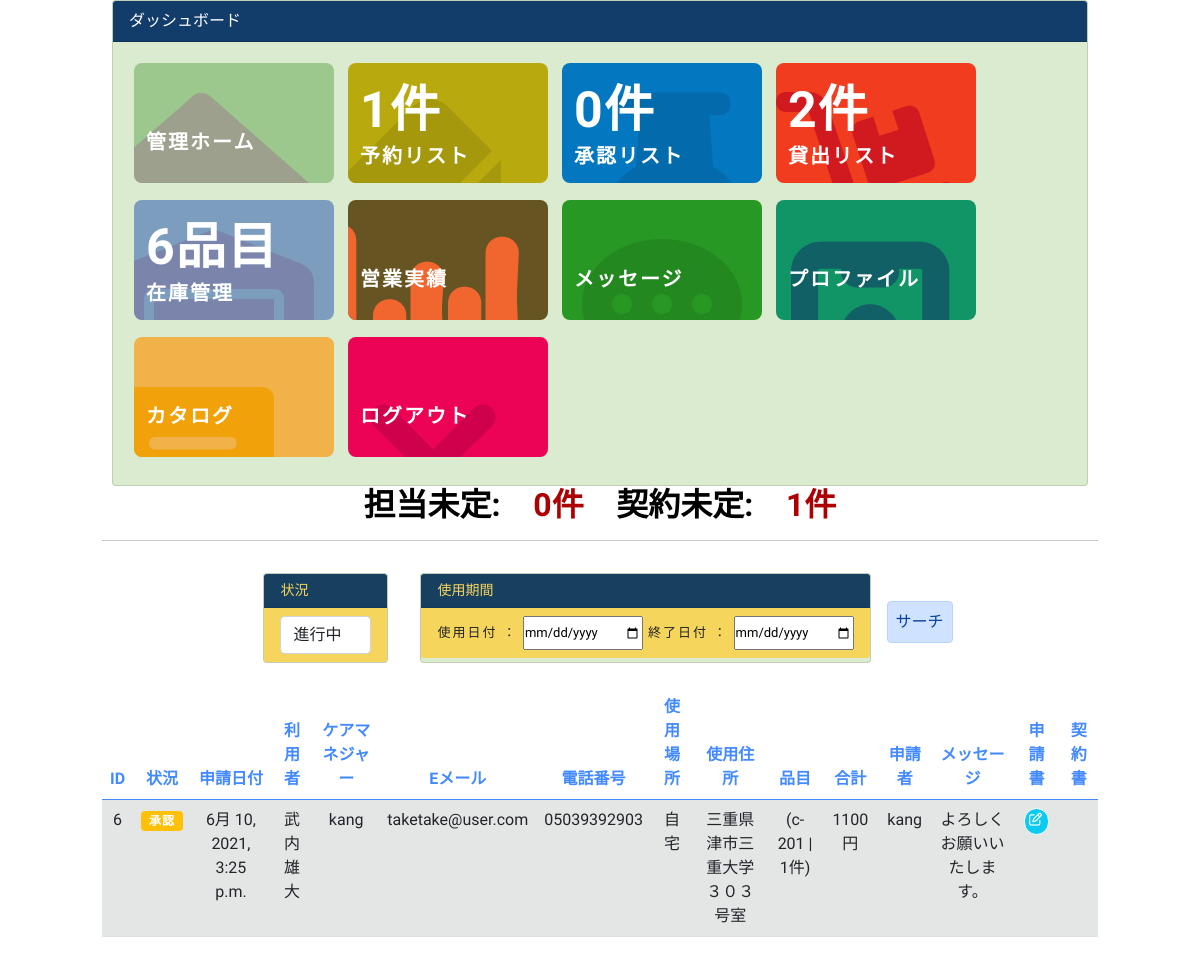
/dashboard/permission/, run on an earlier commit of the app's database.
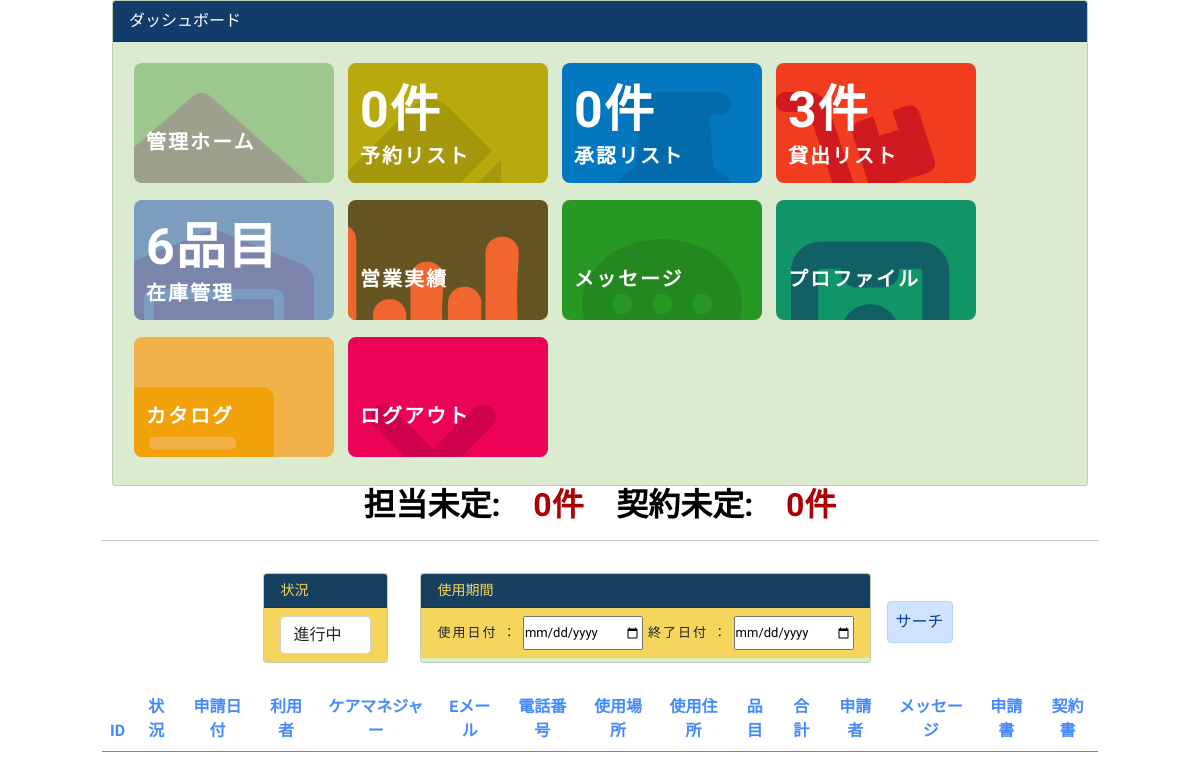
And on a later commit of the database.
### dashboard/models.py (models this page shows, shortened)
class Permission(models.Model):
    user = models.ForeignKey(User, on_delete=models.CASCADE)
    date = models.DateTimeField(auto_now=True)
    order= models.ForeignKey(OrderModel, on_delete=models.CASCADE, blank=True, null=True)
    message = models.CharField(max_length=100, blank=True, null=True)
    result = models.IntegerField(default=3)
    image = models.ImageField(upload_to='contract_images/', blank=True, null=True)
    start_date = models.DateField(blank=True, null=True)
    end_date = models.DateField(blank=True, null=True)

### customer/models.py (models this page shows, shortened)
class OrderModel(models.Model):
    user = models.ForeignKey(User, on_delete=models.CASCADE)
    created_on = models.DateTimeField(auto_now_add=True)
    items = models.ManyToManyField(
        'OrderItem')
    license = models.CharField(max_length=100, blank=True)
    name = models.CharField(max_length=50, blank=True)
    email = models.CharField(max_length=50, blank=True)
    facility = models.CharField(max_length=50, blank=True)
    phone = models.CharField(max_length=50, blank=True)
    price = models.IntegerField(blank=True, null=True)
    status = models.IntegerField(default=2)
    description = models.CharField(max_length=100, blank=True)
    permitter = models.ForeignKey(User, related_name='permitter', on_delete=models.CASCADE, blank=True, null=True)
    permit_day = models.DateTimeField(blank=True, null=True)
    handler = models.ForeignKey(User, related_name="handler", on_delete=models.CASCADE, blank=True, null=True)
    location_selecter = models.IntegerField(blank=True)
    limit = models.IntegerField(default=0)
    start_date = models.DateTimeField()
    end_date = models.DateTimeField()

class OrderItem(models.Model):
    user = models.ForeignKey(User, on_delete=models.CASCADE)
    items = models.ForeignKey(
        'MenuItem', on_delete=models.CASCADE, blank=True, null=True)
    quantity = models.IntegerField(default=1)
    ordered = models.BooleanField(default=False)
    def __str__(self):
        return f'{self.items} | {self.quantity}件'

class MenuItem(models.Model):
    name = models.CharField(max_length=100)
    description = models.TextField()
    image = models.ImageField(upload_to='menu_images/', blank=True)
    price = models.IntegerField()
    category = models.ForeignKey('Category', on_delete=models.CASCADE)
    quantity = models.IntegerField(default=0)
    video_url = models.CharField(max_length=100, blank=True)
    def __str__(self):
        return self.name

### dashboard/views.py (the view)
# urls.py: path('permission/', permission, name='permission'),
def permission(request):
    result = request.GET.get('result')
    fromdate = request.GET.get('fromdate')
    todate = request.GET.get('todate')
    unpermission = Permission.objects.filter(result=0) | Permission.objects.filter(result=3)
    if result != '' and result is not None:
        unpermission = Permission.objects.filter(result=result)
    if fromdate != '' and fromdate is not None and todate != ' ' and todate is not None:
        unpermission = Permission.objects.filter(start_date__gte=fromdate).filter(end_date__lte=todate)
    uncharged = Permission.objects.filter(result=3)
    uncontract = Permission.objects.filter(result=0)
    form1 = ImageForm()
    order_count = OrderModel.objects.filter(status=2).count()
    uncharged_count = Permission.objects.filter(result=3).count()
    rent_count = Permission.objects.filter(result=1).count()
    item_count = MenuItem.objects.all().count()
    context ={
        'uncharged': len(uncharged),
        'uncontract': len(uncontract),
        'unpermission':unpermission,
        'form1':form1,
        'order_count': order_count,
        'uncharged_count': uncharged_count,
        'rent_count':rent_count,
        'item_count':item_count,
    }
    return render(request, 'dashboard/permission.html', context)

### dashboard/forms.py
class ImageForm(forms.ModelForm):
    class Meta:
        model = Permission
        fields = ['image',]
    def __init__(self, *args, **kwargs):
        super(ImageForm, self).__init__(*args, **kwargs)
        self.fields['image'].label = "《契約書》"

### dashboard/templatetags/auth_extras.py (called while the page is built)
@register.filter(name="has_group")
def has_group(user, group_name):
    group = Group.objects.get(name=group_name)
    return True if group in user.groups.all() else False

### dashboard/templates/dashboard/permission.html (shortened to what this page needs)
{% extends 'dashboard/base.html' %}
{% load auth_extras %}
{% load crispy_forms_tags %}
{% block content %}
{% include 'dashboard/top.html' %}
<div class="row justify-content-center">
    <div class="col-lg-10">
        <div class="d-flex justify-content-center">
            <h2>
                担当未定:&emsp;
                <h2 style="color:#ad0003;">{{ uncharged }}件</h2>
            </h2>
            <h2>
                契約未定:&emsp;
                <h2 style="color:#ad0003;">{{ uncontract }}件</h2>
            </h2>
        </div>
        <hr>
        <form method="get" class="d-flex justify-content-center">
            <div class="card mb-4 m-3">
                <h5 class="card-header" style="background-color: #173F5F;color:#F6D55C;">状況</h5>
                <div class="list-group list-group-flush">
                    <li class="list-group-item" style="background-color:#F6D55C;">
                        <div class="form-group">
                            <select name="result" id="result" class="form-control">
                                <option value=""selected>進行中</option>
                            </select>
                        </div>
                    </li>
                </div>
            </div>
            <div class="card mb-4 m-3">
                <h5 class="card-header" style="background-color: #173F5F;color:#F6D55C;">使用期間</h5>
                <div class="list-group list-group-flush">
                    <li class="list-group-item" style="background-color:#F6D55C;">
                        <div class="form-group">
                            使用日付 ： <input type="date" name="fromdate"/>
                            終了日付 ： <input type="date" name="todate"/>
                        </div>
                    </li>
                </div>
            </div>
            <button id="priceFilterBtn" class="alert alert-primary p-2 my-auto" style="height:50%" name="search">サーチ</button>
        </form>
        <table class="table table-striped text-center" id="fav-table2">
            <thead>
                <tr class="row-name">
                    <th>ID</th>
                    <th>状況</th>
                    <th>申請日付</th>
                    <th>利用者</th>
                    <th>ケアマネジャー</th>
                    <th>Eメール</th>
                    <th>電話番号</th>
                    <th>使用場所</th>
                    <th>使用住所</th>
                    <th>品目</th>
                    <th>合計</th>
                    <th>申請者</th>
                    <th>メッセージ</th>
                    <th>申請書</th>
                    <th>契約書</th>
                </tr>
            </thead>
            <tbody>
            {% for permission in unpermission %}
                <tr class="row-content">
                    <td>{{ permission.id }}</td>
                    <td >
                    {% if request.user|has_group:"head" %}
                        {% if permission.result == 0 %}
                            <span class="badge bg-warning">承認</span>
                        {% elif permission.result == 1 %}
                            <span class="badge bg-danger">貸出中</span>
                        {% elif permission.result == 2 %}
                            <span class="badge bg-secondary">終了</span>
                        {% else %}
                            <a href="{% url 'approve' permission.pk %}"class="badge bg-warning">承認</a>
                            <a href="{% url 'disapprove' permission.pk %}" class="badge bg-secondary">不承認</a>
                        {% endif %}
                    {% else %}
                        {% if permission.result == 0 %}
                            <span class="badge bg-warning">承認</span>
                        {% elif permission.result == 1 %}
                            <span class="badge bg-danger">貸出中</span>
                        {% elif permission.result == 2 %}
                            <span class="badge bg-secondary">終了</span>
                        {% else %}
                            <span class="badge bg-info">承認待ち</span>
                        {% endif %}
                    {% endif %}
                    </td>
                    <td>{{ permission.date }}</td>
                    <td >{{ permission.order.name }}</td>
                    <td >{{ permission.order.user }}</td>
                    <td>{{ permission.order.email }}</td>
                    <td>{{ permission.order.phone }}</td>
                    <td>
                    {% if permission.order.location_selecter == 1 %}
                        自宅
                    {% else %}
                        施設
                    {% endif %}
                    </td>
                    <td>
                    {% if permission.order.location_selecter == 1 %}
                        {{ permission.order.facility }}
                    {% else %}
                        {{ permission.user.client.facility }}
                    {% endif %}
                    </td>
                    <td>
                        {% for item in permission.order.items.all %}
                        ({{ item }})
                        {% endfor %}
                    </td>
                    <td>{{ permission.order.price }}円</td>
                    <td>{{ permission.user }}</td>
                    <td>{{ permission.message }}</td>
                    <td>
                    {% if permission.result == 0 or permission.result == 1 %}
                    <a href="{% url 'paper' permission.order.pk %}" class="btn btn-info p-1"><i class="fa fa-edit"></i></a>
                    {% endif %}
                    </td>
                    <td>
                    </td>
                </tr>
            {% endfor %}
            </tbody>
        </table>
    </div>
</div>
{% endblock content %}

### dashboard/templates/dashboard/base.html (shortened to what this page needs)
{% load static %}
<!DOCTYPE html>
<html>
<head>
    <link href="https://cdn.jsdelivr.net/npm/bootstrap@5.0.0-beta3/dist/css/bootstrap.min.css" rel="stylesheet">
    <link href="https://unpkg.com/aos@2.3.1/dist/aos.css" rel="stylesheet">
    <link href="{% static 'assets/vendor/glightbox/css/glightbox.min.css'%}" rel="stylesheet">
    <link href="{% static 'assets/vendor/swiper/swiper-bundle.min.css'%}" rel="stylesheet">
    <link href="{% static 'style.css'%}" rel="stylesheet">
    <link rel="stylesheet" href="https://cdnjs.cloudflare.com/ajax/libs/jquery.tablesorter/2.31.0/css/theme.default.min.css">
</head>
<body>
    {% block content %}
    {% endblock content %}
  </body>
</html>

### dashboard/templates/dashboard/top.html (shortened to what this page needs)
    <div class="row justify-content-center m-0">
        <div class="col-lg-10">
            <div class="card" data-aos="fade-down" data-aos-delay="100">
                <div class="card-header text-white" style="background-color:#123C69">
                    ダッシュボード
                </div>
                <div class="card-body">
				    <div class="panel home">
                        <a href="{% url 'dashboard' %}"><span>&nbsp;</span>管理ホーム</a>
                    </div>
                    <div class="panel book">
                        <a href="{% url 'book_list'%}"><span>{{ order_count }}件</span>予約リスト</a>
                    </div>
                    <div class="panel permit">
                        <a href="{% url 'permission'%}"><span>{{ uncharged_count }}件</span>承認リスト</a>
                    </div>
                    <div class="panel rent">
                        <a href="{% url 'order_list'%}"><span>{{ rent_count }}件</span>貸出リスト</a>
                    </div>
                    <div class="panel item">
                        <a href="{% url 'item'%}"><span>{{ item_count }}品目</span>在庫管理</a>
                    </div>
                    <div class="panel chart">
                        <a href="{% url 'chart' %}"><span>&nbsp;</span>営業実績</a>
                    </div>
                    <div class="panel message">
                        <a href="{% url 'inbox'%}"><span>&nbsp;</span>メッセージ</a>
                    </div>
                    <div class="panel user">
                        <a href=""><span>&nbsp;</span>プロファイル</a>
                    </div>
                    <div class="panel catalog">
                        <a href="{% url 'home' %}"><span>&nbsp;</span>カタログ</a>
                    </div>
                    <div class="panel logout">
                        <a href="{% url 'logout' %}"><span>&nbsp;</span>ログアウト</a>
                    </div>
                </div>
            </div>
        </div>
    </div>

### static/style.css (style rules this page uses)
body { background-color: #fff; font-family: "Kosugi Maru", sans-serif; }
h1, h2, h3, h4, h5, h6 { margin: 0; }
h2 { color: #000; font-weight: 600; }
h5 { color: #626262; font-size: 14px; font-weight: 500; }
a { letter-spacing: 2px; text-decoration: none; color: #71c55d; }
li { color: #626262; font-size: 13px; font-weight: 400; letter-spacing: 2px; line-height: 30px; text-transform: capitalize; }
span { letter-spacing: 1px; }

### dashboard/templates/dashboard/top.html (style rules this page uses)
.panel { box-sizing: border-box; position: relative; display: inline-block; width: 200px; height: 120px; margin: 5px; font-size: 20px; font-weight: 600; color: #fff; overflow: hidden; border-radius: 8px; }
.panel a { position: relative; display: block; padding: 6px 12px 12px 12px; color: #fff; text-decoration: none; z-index: 2; }
.panel a span { display: block; font-size: 50px; font-weight: 700; line-height: normal; }
.panel:after { position: absolute; font-family: FontAwesome; color: #000000; z-index: 1; transition: all .5s; line-height: normal; }
.panel.home { background-color: #9DC88D; }
.panel.home:after { content: "\f015"; font-size: 200px; color: #9DA08D; top: 25px; right: 20px; }
.panel.book { background-color: #b8aa0e; }
.panel.book:after { content: "\f15c"; font-size: 200px; color: #a5980d; top: 45px; right: 60px; -webkit-transform: rotate(45deg); transform: rotate(45deg); }
.panel.catalog { background-color: #F1B24A; }
.panel.catalog:after { content: "\f02d"; font-size: 200px; color: #F1A10A; top: 45px; right: 60px; }
.panel.logout { background-color: #ec0356; }
.panel.logout:after { content: "\f00d"; font-size: 200px; color: #D0014c; top: 25px; right: 40px; }
.panel.chart { background-color: #652F; }
.panel.chart:after { content: "\f080"; font-size: 200px; color: #F1652F; top: 15px; right: 25px; }
.panel.permit { background-color: #0377c0; }
.panel.permit:after { content: "\f08d"; font-size: 180px; color: #036bac; top: 25px; right: 20px; }
.panel.rent { background-color: #F13C20; }
.panel.rent:after { content: "\f472"; font-size: 160px; color: #D01A20; top: 25px; right: 20px; }
.panel.item { background-color: #14A7; }
.panel.item:after { content: "\f494"; font-size: 160px; color: #7474; top: 25px; right: 20px; }
.panel.message { background-color: #279824; }
.panel.message:after { content: "\f4ad"; font-size: 160px; color: #238820; top: 25px; right: 20px; }
.panel.user { background-color: #119466; }
.panel.user:after { content: "\f2c1"; font-size: 200px; color: #116066; top: 45px; right: 35px; }

### dashboard/templates/dashboard/permission.html (style rules this page uses)
#fav-table2 th { color:#448aff; font-size: 1em; font-weight: 600; border-radius: 0.25em; }

What changed in the data, as far as the page shows it:
removed Permission: id "6", result "承認", date "6月 10, 2021, 3:25 p.m.", order.name "武内雄大", order.user "kang", order.email "taketake@user.com", order.phone "05039392903", shows "自宅", order.facility "三重県津市三重大学３０３号室", order.price "1100", user "kang", message "よろしくお願いいたします。"
removed OrderItem: items+quantity "c-201 | 1件"
Also different on the page:
{{ order_count }}: "1" → "0"
{{ rent_count }}: "2" → "3"
{{ uncontract }}: "1" → "0"
